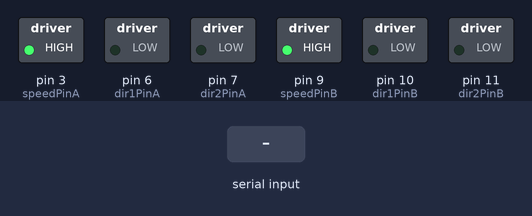
Recording of a sketch running on a simulated Arduino Uno, built with avr-gcc and run on an emulated ATmega328P. Parts: switched loads named in the sketch (green lamp = pin HIGH). Inputs (shaded band) come from the test bench.

Above: at 1.2 s.
1.3 s: "a" received over the second serial link
At 2.1 s:
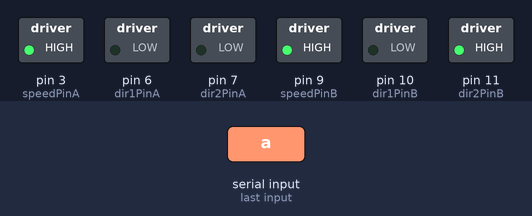
2.8 s: "d" received over the second serial link
At 3.3 s:
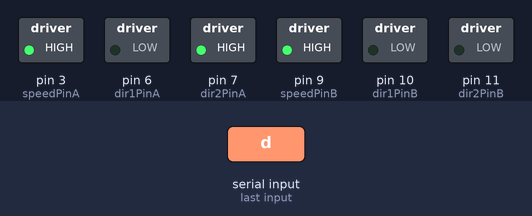
4.3 s: "w" received over the second serial link
At 5.5 s:
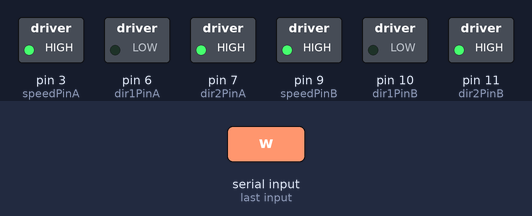
5.8 s: "x" received over the second serial link
At 6.8 s:
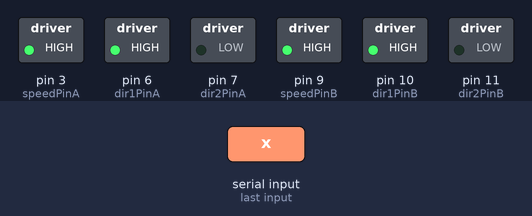
7.3 s: "s" received over the second serial link
At 7.9 s:
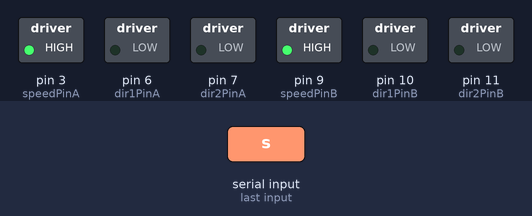
Timing chart, 0 to 9.8 s (numbered marks = the images above; inputs shaded):
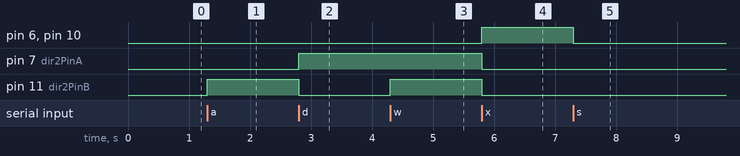

The sketch:

basic.ino
```cpp
/*
 * 16.01.18 mechasolution mobile robot bluetooth basic code
 *
 *
 */


#include <SoftwareSerial.h> // 소프트웨어 시리얼
SoftwareSerial mySerial(4, 5); // RX, TX
int speedPinA = 3;
int speedPinB = 9;
int dir1PinA = 6;
int dir2PinA = 7;
int dir1PinB = 10;
int dir2PinB = 11;
int MODE = 0;
byte incomingByte;

int speed_value_motorA;
int speed_value_motorB;
void setup() {
  mySerial.begin(9600);
  // set digital i/o pins as outputs:
  pinMode(speedPinA, OUTPUT);
  pinMode(speedPinB, OUTPUT);
  pinMode(dir1PinA, OUTPUT);
  pinMode(dir2PinA, OUTPUT);
  pinMode(dir1PinB, OUTPUT);
  pinMode(dir2PinB, OUTPUT);

  //Initial status
  digitalWrite(dir1PinA, LOW);
  digitalWrite(dir2PinA, LOW);
  digitalWrite(dir1PinB, LOW);
  digitalWrite(dir2PinB, LOW);


  // control the speed 0- 255
  speed_value_motorA = 255; // half speed
  speed_value_motorB = 255; // half speed
  analogWrite(speedPinA, speed_value_motorA);
  analogWrite(speedPinB, speed_value_motorB);
}

void loop() {
  while(MODE){//모드가 참일때, 오토드라이빙 모드 실행.
    /*
     * 이곳에 아두이노 미로찾기 소스코드를 작성해주시면 됩니다.
     *
     * 기본 모드는 거짓으로 되어있기때문에, 처음부터 동작하지 않습니다.
     *
     */

     MODE = 0;
     //미로찾기가끝나면, 오토드라이빙 모드를 끝내줍시다.
  }
  if (mySerial.available() > 0) {
    switch(mySerial.read()){
      case 'a': Left(); break;
      case 'd': Right(); break;
      case 's': Stop(); break;
      case 'w': Forward(); break;
      case 'x': Back(); break;
      case '1': MODE = 1; break;//오토드라이빙 모드를 실행합니다.
      case '2':  break; //break와 : 사이에 원하는 명령을 넣으셔도 됩니다.
    }
  }
}


//motor control functions -----------
void Left(){
      digitalWrite(dir1PinA, LOW);
      digitalWrite(dir2PinA, LOW);
      digitalWrite(dir1PinB, LOW);
      digitalWrite(dir2PinB, HIGH);
}
void Right(){

      digitalWrite(dir1PinA, LOW);
      digitalWrite(dir2PinA, HIGH);
      digitalWrite(dir1PinB, LOW);
      digitalWrite(dir2PinB, LOW);
}
void Forward(){

      digitalWrite(dir1PinA, LOW);
      digitalWrite(dir2PinA, HIGH);
      digitalWrite(dir1PinB, LOW);
      digitalWrite(dir2PinB, HIGH);
}

void Back(){


      digitalWrite(dir1PinA, HIGH);
      digitalWrite(dir2PinA, LOW);
      digitalWrite(dir1PinB, HIGH);
      digitalWrite(dir2PinB, LOW);
}

void Stop(){

      digitalWrite(dir1PinA, LOW);
      digitalWrite(dir2PinA, LOW);
      digitalWrite(dir1PinB, LOW);
      digitalWrite(dir2PinB, LOW);
}
```

Measured:
- after the input at 1.3 s, pin 11 (dir2PinB): LOW → HIGH at once
- after the input at 2.8 s, pin 7 (dir2PinA): LOW → HIGH at once; pin 11 (dir2PinB): HIGH → LOW at once
- after the input at 4.3 s, pin 11 (dir2PinB): LOW → HIGH at once
- after the input at 5.8 s, pin 6 (dir1PinA), pin 10 (dir1PinB): LOW → HIGH at once; pin 7 (dir2PinA), pin 11 (dir2PinB): HIGH → LOW at once
- after the input at 7.3 s, pin 6 (dir1PinA), pin 10 (dir1PinB): HIGH → LOW at once
